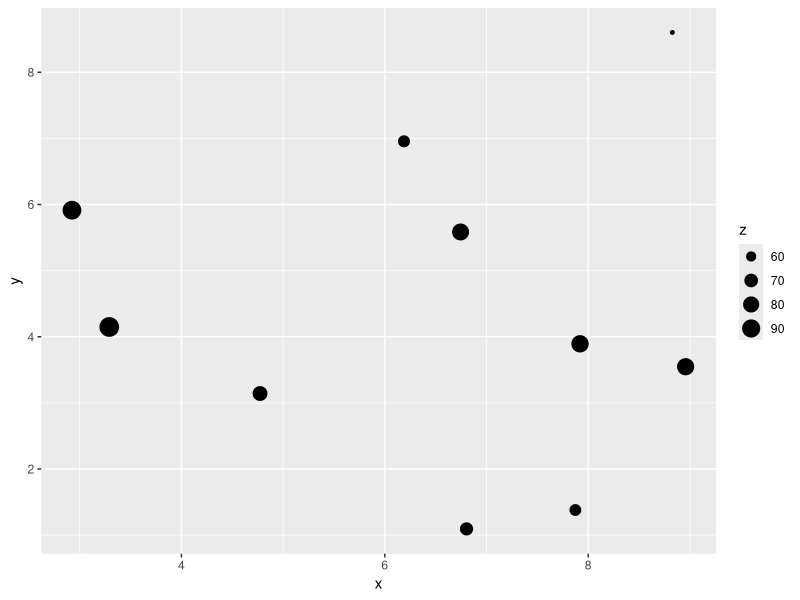

Write the R code that produced this figure.
# The easiest way to get ggplot2 is to install the whole tidyverse:
install.packages("tidyverse")

# Load ggplot2 into your current project
require(ggplot2)

#####################################
# 1: create/load data
# first we need to load or create data to use
# in this case, we use the "runif()" function to generate
# two lists of 10 random numbers ranging from 1 to 10, one
# called "randomXs" and another called "randomYs"
#####################################
?runif # using the "?" + a function will open the "help" panel
randomXs <- runif(10, 1, 10)
randomYs <- runif(10, 1, 10)

# create a table using the "data.frame()" function and set it
# equal to a variable called "myData"
# each of our two lists above become "columns" in the new data.frame()
myData <- data.frame(x=randomXs,y=randomYs )

# alternatively if we weren't creating our data,
# you can read in data like
# myData <- read.csv("path/to/csv", header=TRUE)

#####################################
# 2; Do something with your data
# Usually you might do more complex operations on your data
# In this case, we just add another column of
# random numbers into our "myData" data.frame() and set it equal to
# a column now called "z"
#####################################
myData$z  <- runif(10, 50, 100)

# you can acccess those data in the myData object by using:
myData$x # prints all the X values
myData$y # prints all the Y values
myData$z # prints all the Z values

#####################################
# 3: Plot your data
# a simple plot using ggplot
# here the structure goes something like this:
## 3.1: create an empty plot using "ggplot( data = myData)", referencing your "myData" object
## 3.2: use the desired plotting geometry, in this case, "geom_point()", for points
## 3.3.1: you can set the x, y, position of the points, and set the "size" to our "z" value
#####################################
ggplot(data=myData) + geom_point( aes(x=x, y=y, size=z) )
